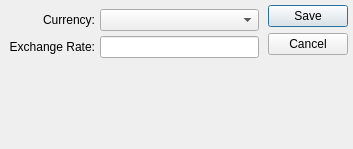
<?xml version="1.0" encoding="UTF-8"?>
<ui version="4.0">
 <comment>This file is part of the xTuple ERP: PostBooks Edition, a free and
open source Enterprise Resource Planning software suite,
Copyright (c) 1999-2019 by OpenMFG LLC, d/b/a xTuple.
It is licensed to you under the Common Public Attribution License
version 1.0, the full text of which (including xTuple-specific Exhibits)
is available at www.xtuple.com/CPAL.  By using this software, you agree
to be bound by its terms.</comment>
 <class>currencyConversion</class>
 <widget class="QDialog" name="currencyConversion">
  <property name="geometry">
   <rect>
    <x>0</x>
    <y>0</y>
    <width>353</width>
    <height>149</height>
   </rect>
  </property>
  <property name="minimumSize">
   <size>
    <width>330</width>
    <height>110</height>
   </size>
  </property>
  <property name="windowTitle">
   <string>Currency Exchange Rate</string>
  </property>
  <layout class="QGridLayout" name="gridLayout">
   <item row="0" column="0">
    <layout class="QVBoxLayout">
     <item>
      <layout class="QGridLayout">
       <property name="margin">
        <number>4</number>
       </property>
       <item row="1" column="0">
        <widget class="QLabel" name="_rateLiteral">
         <property name="text">
          <string>Exchange Rate:</string>
         </property>
         <property name="alignment">
          <set>Qt::AlignRight|Qt::AlignTrailing|Qt::AlignVCenter</set>
         </property>
        </widget>
       </item>
       <item row="1" column="1">
        <widget class="XLineEdit" name="_rate"/>
       </item>
       <item row="0" column="1">
        <widget class="XComboBox" name="_currency"/>
       </item>
       <item row="0" column="0">
        <widget class="QLabel" name="_currencyLiteral">
         <property name="text">
          <string>Currency:</string>
         </property>
         <property name="alignment">
          <set>Qt::AlignRight|Qt::AlignTrailing|Qt::AlignVCenter</set>
         </property>
        </widget>
       </item>
      </layout>
     </item>
     <item>
      <widget class="DateCluster" name="_dateCluster"/>
     </item>
    </layout>
   </item>
   <item row="0" column="1">
    <widget class="QDialogButtonBox" name="_buttonBox">
     <property name="orientation">
      <enum>Qt::Vertical</enum>
     </property>
     <property name="standardButtons">
      <set>QDialogButtonBox::Cancel|QDialogButtonBox::Save</set>
     </property>
    </widget>
   </item>
  </layout>
 </widget>
 <layoutdefault spacing="5" margin="5"/>
 <customwidgets>
  <customwidget>
   <class>DateCluster</class>
   <extends>QWidget</extends>
   <header>datecluster.h</header>
   <container>1</container>
  </customwidget>
  <customwidget>
   <class>XComboBox</class>
   <extends>QComboBox</extends>
   <header>xcombobox.h</header>
  </customwidget>
  <customwidget>
   <class>XLineEdit</class>
   <extends>QLineEdit</extends>
   <header>xlineedit.h</header>
   <container>1</container>
  </customwidget>
 </customwidgets>
 <tabstops>
  <tabstop>_currency</tabstop>
  <tabstop>_rate</tabstop>
  <tabstop>_dateCluster</tabstop>
 </tabstops>
 <includes>
  <include location="local">parameter.h</include>
 </includes>
 <resources/>
 <connections/>
</ui>
